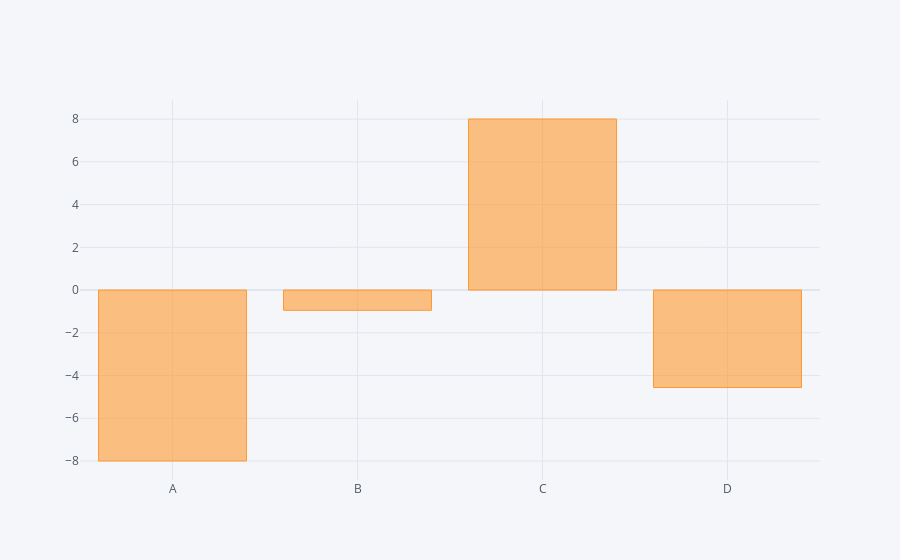

Write notebook code for a chart like this one.
### Code cell
df.sum().iplot(kind = 'bar')#So aggregate/groupby the values so that they can be represented in bar format

### Figure 1 — Plotly figure (JSON) as saved in the notebook; plotly's stock layout.template omitted (floating-point values rounded to 4 significant figures)
{"data": [{"marker": {"color": "rgba(255, 153, 51, 0.6)", "line": {"color": "rgba(255, 153, 51, 1.0)", "width": 1}}, "name": "None", "orientation": "v", "text": "", "type": "bar", "x": ["A", "B", "C", "D"], "y": [-7.998, -0.9477, 8.005, -4.562]}], "layout": {"legend": {"bgcolor": "#F5F6F9", "font": {"color": "#4D5663"}}, "paper_bgcolor": "#F5F6F9", "plot_bgcolor": "#F5F6F9", "title": {"font": {"color": "#4D5663"}}, "xaxis": {"gridcolor": "#E1E5ED", "showgrid": true, "tickfont": {"color": "#4D5663"}, "title": {"font": {"color": "#4D5663"}, "text": ""}, "zerolinecolor": "#E1E5ED"}, "yaxis": {"gridcolor": "#E1E5ED", "showgrid": true, "tickfont": {"color": "#4D5663"}, "title": {"font": {"color": "#4D5663"}, "text": ""}, "zerolinecolor": "#E1E5ED"}}}
